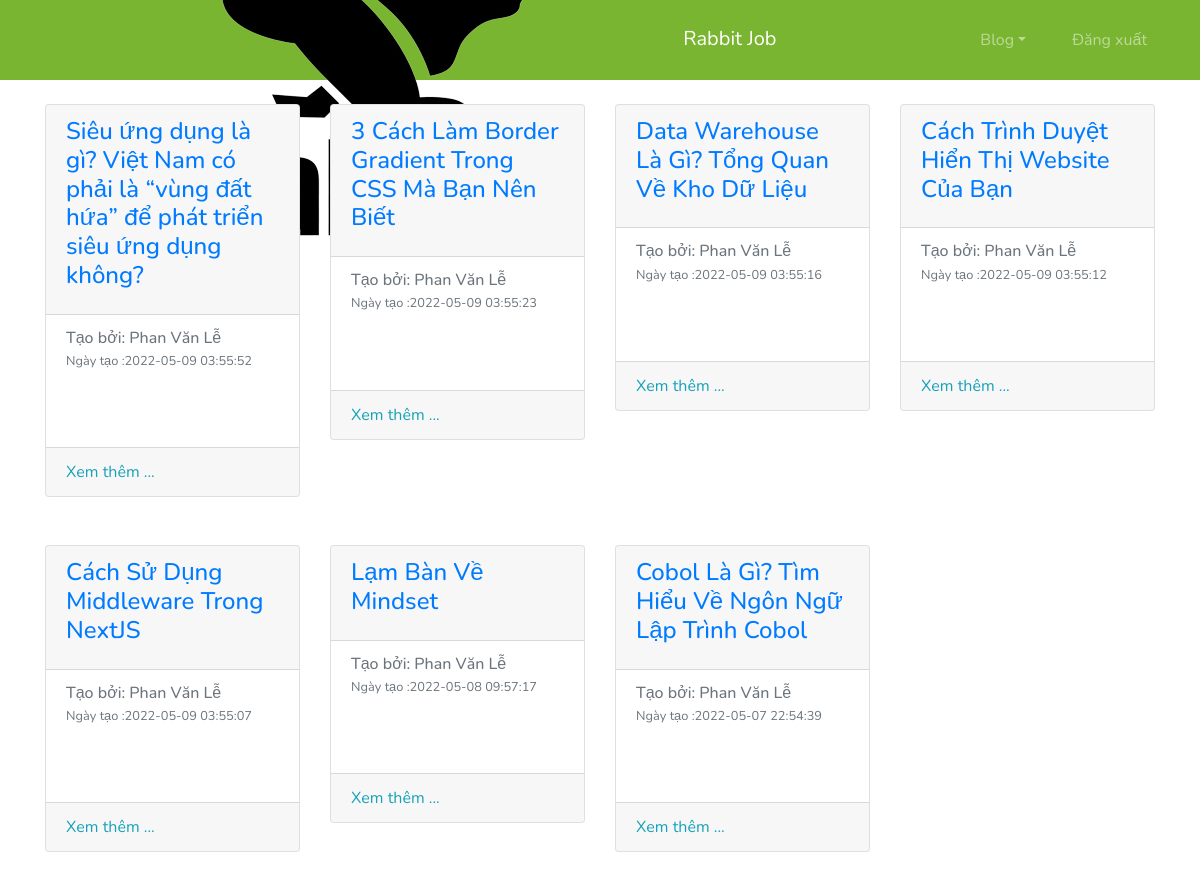
Screenshot of /poster/index.php (signed in) with the database file from the repository.
### tables this page shows
CREATE TABLE `posts` (
  `post_id` int(11) NOT NULL,
  `account_id` int(11) DEFAULT NULL,
  `title` varchar(255) DEFAULT NULL,
  `body` text DEFAULT NULL,
  `visible` tinyint(1) NOT NULL,
  `updated_at` datetime DEFAULT current_timestamp(),
  `created_at` datetime NOT NULL DEFAULT current_timestamp(),
  `post_img` varchar(100) NOT NULL
);

CREATE TABLE `account` (
  `account_id` int(11) NOT NULL,
  `unique_id` text NOT NULL,
  `name` varchar(50) DEFAULT NULL,
  `email` varchar(50) DEFAULT NULL,
  `phone` int(13) DEFAULT NULL,
  `address` varchar(250) DEFAULT NULL,
  `username` varchar(30) DEFAULT NULL,
  `password` varchar(50) DEFAULT NULL,
  `img` varchar(100) NOT NULL,
  `link` varchar(100) NOT NULL,
  `role` int(11) DEFAULT NULL
);

### poster/index.php (the view, shortened to what this page needs)
<?php
require 'includes/header.inc.php';
?>
<?php
$q = "SELECT * FROM `posts` WHERE `visible`=1 ORDER BY `created_at` DESC";
$result = mysqli_query($conn, $q);
?>
<div class="container mt-4" id="allPost">
  <div class="row">
    <?php if (mysqli_num_rows($result) > 0) : ?>
      <?php while ($row = mysqli_fetch_assoc($result)) : ?>
        <div class="col-lg-3 offset-lg-0 col-md-4 offset-md-0 col-sm-10 offset-sm-1 mb-5">
          <div class="card">
            <div class="card-header">
              <h4 class="card-title text-primary"><?= $row["title"] ?>
              </h4>
            </div>
            <div class="card-body text-muted">
              <h6 class="card-subtitle mb-1">Tạo bởi:
                <?php
                    $data = findWhere('account', 'account_id', $row["account_id"]);
                    $publisherName = $data['name'];
                    echo $publisherName;
                    ?>
              </h6>
              <p class="small"> Ngày tạo :<?= $row["created_at"]; ?>
              </p>
            </div>
            <div class="card-body overflow-hidden">
            </div>
            <div class="card-footer">
              <?php
                  $link = str_replace("index.php", "post.php", $_SERVER["PHP_SELF"]);
                  $link .= '?postid=' . $row['post_id'];
                  ?>
              <a href="<?= $link ?>" class="card-link text-info">Xem thêm ...</a>
            </div>
          </div>
        </div>
      <?php endwhile; ?>
    <?php endif; ?>
  </div>
</div>
<?php require_once 'includes/footer.inc.php';

### poster/includes/header.inc.php (style rules this page uses)
* { -webkit-box-sizing: border-box; box-sizing: border-box; font-family: 'Nunito', sans-serif; }

### rows the page displays
posts: title "Siêu ứng dụng là gì? Việt Nam có phải là “vùng đất hứa” để phát triển siêu ứng dụng không?", account.name "Phan Văn Lễ", created_at "2022-05-09 03:55:52"
posts: title "3 Cách Làm Border Gradient Trong CSS Mà Bạn Nên Biết", account.name "Phan Văn Lễ", created_at "2022-05-09 03:55:23"
posts: title "Data Warehouse Là Gì? Tổng Quan Về Kho Dữ Liệu", account.name "Phan Văn Lễ", created_at "2022-05-09 03:55:16"
posts: title "Cách Trình Duyệt Hiển Thị Website Của Bạn", account.name "Phan Văn Lễ", created_at "2022-05-09 03:55:12"
posts: title "Cách Sử Dụng Middleware Trong NextJS", account.name "Phan Văn Lễ", created_at "2022-05-09 03:55:07"
posts: title "Lạm Bàn Về Mindset", account.name "Phan Văn Lễ", created_at "2022-05-08 09:57:17"
posts: title "Cobol Là Gì? Tìm Hiểu Về Ngôn Ngữ Lập Trình Cobol", account.name "Phan Văn Lễ", created_at "2022-05-07 22:54:39"
